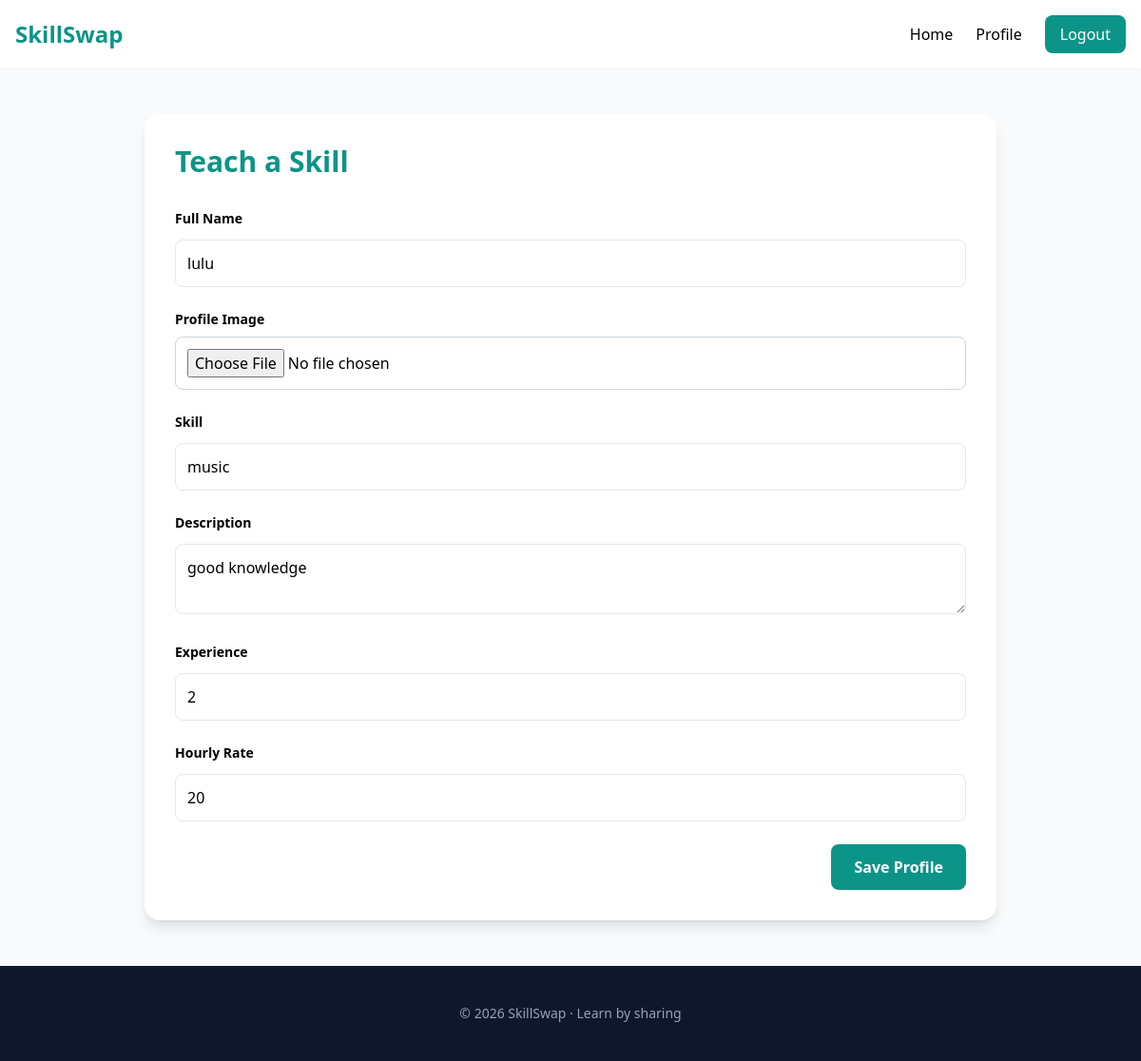
Screenshot of /teach/ (signed in) with the database file from the repository.
### skills/models.py (models this page shows, shortened)
class TeacherProfile(models.Model):
    user = models.OneToOneField(
        User,
        on_delete=models.CASCADE
    )
    full_name = models.CharField(
        max_length=100,
        blank=True,
        null=True
    )
    skill = models.CharField(
        max_length=100,
        blank=True,
        null=True
    )
    experience = models.IntegerField(
        default=0
    )
    bio = models.TextField(
        blank=True,
        null=True
    )
    profile_image = models.ImageField(
        upload_to='teachers/',
        blank=True,
        null=True
    )
    rate = models.IntegerField(
        default=0
    )

### skills/views.py (the view, shortened to what this page needs)
# urls.py: path('teach/', views.teach, name='teach'),
@login_required
def teach(request):
    teacher, created = TeacherProfile.objects.get_or_create(
        user=request.user
    )
    return render(request, 'teach.html', {
        'teacher': teacher
    })

### skills/templates/teach.html (shortened to what this page needs)
<!DOCTYPE html>
<html lang="en">
<head>
  <script src="https://cdn.tailwindcss.com"></script>
  <link href="https://cdnjs.cloudflare.com/ajax/libs/font-awesome/6.5.1/css/all.min.css" rel="stylesheet">
</head>
<body class="bg-slate-50 font-sans">
<nav class="bg-white shadow-sm sticky top-0 z-50">
  <div class="max-w-7xl mx-auto px-4 py-4 flex justify-between items-center">
    <h1 class="text-2xl font-bold text-teal-600">
      SkillSwap
    </h1>
    <div class="flex gap-6 items-center">
      <a href="{% url 'skills:home' %}"
         class="hover:text-teal-600">
         Home
      </a>
      <a href="{% url 'skills:TeacherProfile' %}"
         class="hover:text-teal-600">
         Profile
      </a>
      <a href="{% url 'skills:logout' %}"
         class="bg-teal-600 text-white px-4 py-2 rounded-lg hover:bg-teal-700">
         Logout
      </a>
    </div>
  </div>
</nav>
<section class="max-w-4xl mx-auto bg-white rounded-2xl shadow-lg mt-12 p-8">
  <h2 class="text-3xl font-bold text-teal-600 mb-8">
    Teach a Skill
  </h2>
  <form method="POST"enctype="multipart/form-data"class="space-y-6">
    <div>
      <label class="block text-sm font-semibold mb-2">
        Full Name
      </label>
      <input type="text"
      name="full_name"
      value="{{ teacher.full_name }}"
      class="w-full border p-3 rounded-lg mt-1">
    </div>
    <div>
      <label class="block text-sm font-semibold mb-2">
        Profile Image
      </label>
      <input
        type="file"
        name="profile_image"
        class="w-full p-3 border border-slate-300 rounded-lg bg-white"
      >
    </div>
    <div>
      <label class="block text-sm font-semibold mb-2">
        Skill
      </label>
      <input type="text"
       name="skill"
       value="{{ teacher.skill }}"
       class="w-full border p-3 rounded-lg mt-1">
    </div>
    <div>
      <label class="block text-sm font-semibold mb-2">
        Description
      </label>
      <textarea
name="bio"
class="w-full border p-3 rounded-lg mt-1">{{ teacher.bio }}</textarea>
    </div>
    <div>
      <label class="block text-sm font-semibold mb-2">
        Experience
      </label>
      <input type="number"
name="experience"
value="{{ teacher.experience }}"
class="w-full border p-3 rounded-lg mt-1">
    </div>
    <div>
      <label class="block text-sm font-semibold mb-2">
        Hourly Rate
      </label>
      <input type="text"
name="rate"
value="{{ teacher.rate }}"
class="w-full border p-3 rounded-lg mt-1">
    </div>
    <div class="text-right">
      <button
        type="submit"
        class="bg-teal-600 text-white px-6 py-3 rounded-lg font-bold hover:bg-teal-700">
        Save Profile
      </button>
    </div>
  </form>
</section>
<footer class="bg-slate-900 text-slate-400 py-10 text-center text-sm mt-12">
  © 2026 SkillSwap · Learn by sharing
</footer>
</body>
</html>

### rows the page displays
TeacherProfile: full_name "lulu", skill "music", bio "good knowledge", experience "2", rate "20"
